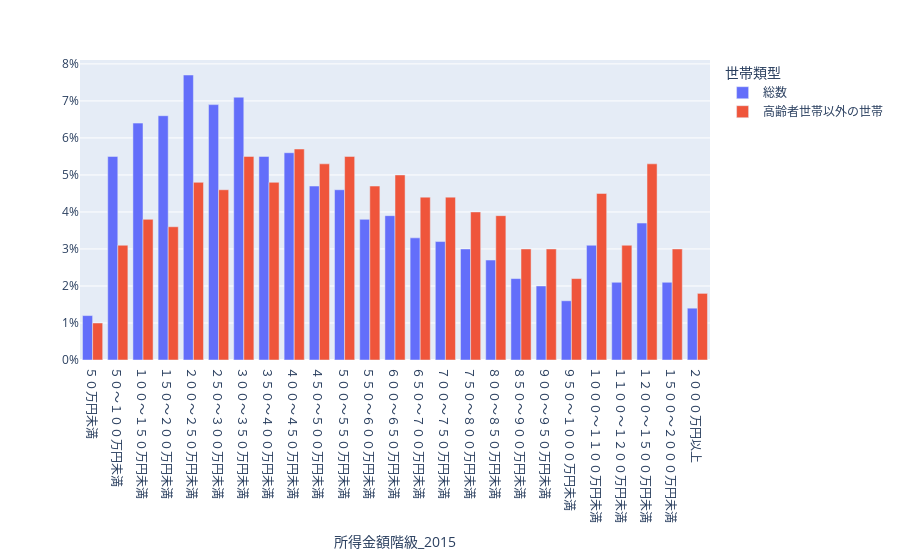

The code cell stored with this chart in its notebook:
### Code cell
# 所得金額階級分布
dist_fig = px.bar(
    living_df, x="所得金額階級_2015", y="値", color="世帯類型_103", barmode="group"
)
dist_fig.update_layout(
    yaxis={"tickformat": ".0f", "ticksuffix": "%", "title": None},
    legend_title_text="世帯類型"
)

### Figure 1 — Plotly figure (JSON) as saved in the notebook; plotly's stock layout.template omitted (floating-point values rounded to 4 significant figures)
{"data": [{"alignmentgroup": "True", "hovertemplate": "世帯類型_103=総数<br>所得金額階級_2015=%{x}<br>値=%{y}<extra></extra>", "legendgroup": "総数", "marker": {"color": "#636efa", "pattern": {"shape": ""}}, "name": "総数", "offsetgroup": "総数", "orientation": "v", "showlegend": true, "textposition": "auto", "type": "bar", "x": ["５０万円未満", "５０～１００万円未満", "１００～１５０万円未満", "１５０～２００万円未満", "２００～２５０万円未満", "２５０～３００万円未満", "３００～３５０万円未満", "３５０～４００万円未満", "４００～４５０万円未満", "４５０～５００万円未満", "５００～５５０万円未満", "５５０～６００万円未満", "６００～６５０万円未満", "６５０～７００万円未満", "７００～７５０万円未満", "７５０～８００万円未満", "８００～８５０万円未満", "８５０～９００万円未満", "９００～９５０万円未満", "９５０～１０００万円未満", "１０００～１１００万円未満", "１１００～１２００万円未満", "１２００～１５００万円未満", "１５００～２０００万円未満", "２０００万円以上"], "xaxis": "x", "y": [1.2, 5.5, 6.4, 6.6, 7.7, 6.9, 7.1, 5.5, 5.6, 4.7, 4.6, 3.8, 3.9, 3.3, 3.2, 3.0, 2.7, 2.2, 2.0, 1.6, 3.1, 2.1, 3.7, 2.1, 1.4], "yaxis": "y"}, {"alignmentgroup": "True", "hovertemplate": "世帯類型_103=高齢者世帯以外の世帯<br>所得金額階級_2015=%{x}<br>値=%{y}<extra></extra>", "legendgroup": "高齢者世帯以外の世帯", "marker": {"color": "#EF553B", "pattern": {"shape": ""}}, "name": "高齢者世帯以外の世帯", "offsetgroup": "高齢者世帯以外の世帯", "orientation": "v", "showlegend": true, "textposition": "auto", "type": "bar", "x": ["５０万円未満", "５０～１００万円未満", "１００～１５０万円未満", "１５０～２００万円未満", "２００～２５０万円未満", "２５０～３００万円未満", "３００～３５０万円未満", "３５０～４００万円未満", "４００～４５０万円未満", "４５０～５００万円未満", "５００～５５０万円未満", "５５０～６００万円未満", "６００～６５０万円未満", "６５０～７００万円未満", "７００～７５０万円未満", "７５０～８００万円未満", "８００～８５０万円未満", "８５０～９００万円未満", "９００～９５０万円未満", "９５０～１０００万円未満", "１０００～１１００万円未満", "１１００～１２００万円未満", "１２００～１５００万円未満", "１５００～２０００万円未満", "２０００万円以上"], "xaxis": "x", "y": [1.0, 3.1, 3.8, 3.6, 4.8, 4.6, 5.5, 4.8, 5.7, 5.3, 5.5, 4.7, 5.0, 4.4, 4.4, 4.0, 3.9, 3.0, 3.0, 2.2, 4.5, 3.1, 5.3, 3.0, 1.8], "yaxis": "y"}], "layout": {"barmode": "group", "legend": {"title": {"text": "世帯類型"}, "tracegroupgap": 0}, "margin": {"t": 60}, "xaxis": {"anchor": "y", "domain": [0, 1], "title": {"text": "所得金額階級_2015"}}, "yaxis": {"anchor": "x", "domain": [0, 1], "tickformat": ".0f", "ticksuffix": "%", "title": {}}}}
